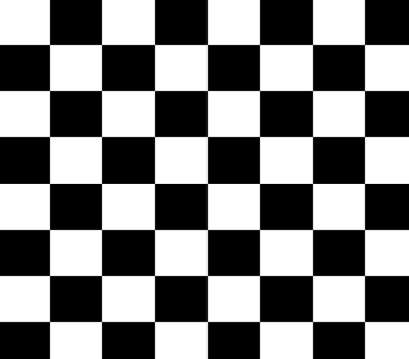
#> input picture images/squares.png, 409 x 359 px
$ jupyter execute task_3.ipynb   (older library calls are emulated)
#> lines starting #> are read from the running program, lines starting #| are printed output that depends on the picture; after the words box and inside, x2 and y2 are one past the last pixel; in counts of white or black regions, pixels touching at a corner belong together
#> further down, img is the input picture: shape (359, 409, 3); min 0, max 255, mean 127.5
### libs/harris.py
import numpy as np
import cv2
import matplotlib.pyplot as plt
from libs import filters,Sobel
def harrisCorner(image ,k):
#> called with k = 0.04
    src = np.copy(image)
    src = cv2.cvtColor(src, cv2.COLOR_BGR2GRAY)

    Ix = cv2.Sobel(src, cv2.CV_64F, 1, 0, ksize=5)
    Iy = cv2.Sobel(src, cv2.CV_64F, 0, 1, ksize=5)
    Ixx = cv2.GaussianBlur(src=Ix ** 2, ksize=(5, 5), sigmaX=0)
    Ixy = cv2.GaussianBlur(src=Iy * Ix, ksize=(5, 5), sigmaX=0)
    Iyy = cv2.GaussianBlur(src=Iy ** 2, ksize=(5, 5), sigmaX=0)

    det = Ixx *Iyy - (Ixy**2)
    trace = Ixx + Iyy
    harrisResponse = det - k * (trace **2)

    return harrisResponse

def corner2Image (image, harrisResponse , cornerThreshold = 0.01 ):
#> called with cornerThreshold = 0.05
    cop_harris = np.copy(harrisResponse)
    harrisMatrix =cv2.dilate(cop_harris,None)
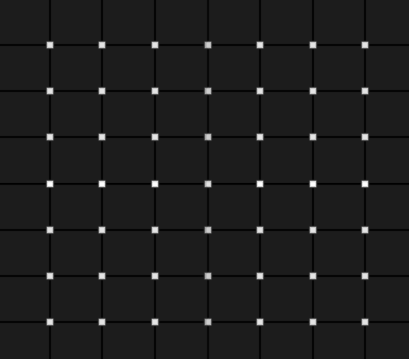
#> harrisMatrix: shape (359, 409) float64; min -1.19e+14, max 9.56e+14, mean 5.11e+12; drawn with min black and max white
    hMax  = harrisMatrix.max()
#> hMax = 9.56e+14
    corner_indices = np.array(harrisMatrix > (hMax * cornerThreshold), dtype="int8")
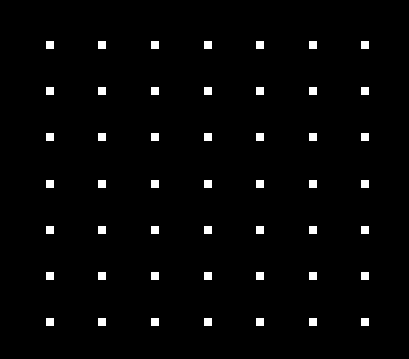
#> corner_indices: shape (359, 409) int8; values 0 (black) and 1 (white), 2.1% white; 49 white regions, largest, box (x1, y1, x2, y2) and area: (46, 41, 54, 49) 64, (98, 41, 106, 49) 64, (151, 41, 159, 49) 64
    # corner_indices = corner_indices[2:,2:]
    image[corner_indices == 1 ] = [0 , 255 ,0]
    return image

### task_3.ipynb
# Task 3
## Team 15
- Ahmed Hossam Sedky
- Ahmed Mohamed Abdelfattah
- Ehab Wahba Abdelrahman
- Mo'men Maged Mohamed
- Mohaned Alaa Ragab

**Import numpy and the required image processing functions**

*Note: cv2 is only imported to open the image and get its dimensions*

[cell 1]
# from libs import normalization, equalization, filters, noise, graphs, edge_detection, threshold
from libs import filters, edge_detection ,harris
import cv2
import numpy as np
import matplotlib.pyplot as plt
from PIL import Image

**Open the image**

[cell 2]
img = cv2.imread("images/squares.png")
b,g,r = cv2.split(img)       # get b,g,r
img = cv2.merge([r,g,b])     # switch it to rgb
copImg = np.copy(img)
harriResponse  = harris.harrisCorner(img,0.04)
cornerImage = harris.corner2Image(img, harriResponse , 0.05)

fig, axes = plt.subplots(1, 3, figsize=(15, 6))
ax = axes.ravel()

ax[0].imshow(copImg)
ax[0].set_title('Input image')
ax[0].set_axis_off()

ax[1].imshow(harriResponse ,cmap = "gray")
ax[1].set_title('Harris Response')
ax[1].axis('image')

ax[2].imshow(cornerImage)
ax[2].set_title('Corner image')
ax[2].set_axis_off()


plt.tight_layout()
plt.show()

[cell 3]
img = cv2.imread("images/building.png")
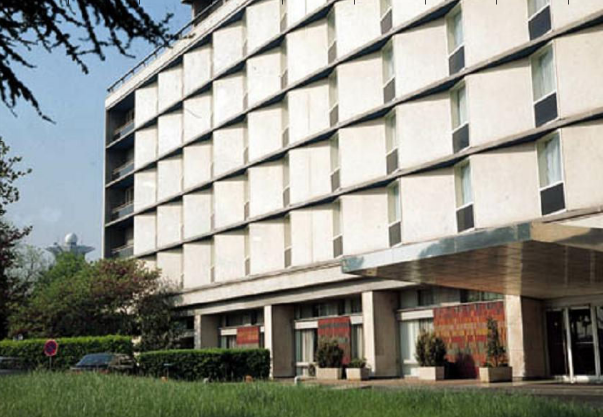
#> input picture images/building.png, 603 x 417 px
#> img is the input picture: shape (417, 603, 3); mean B, G, R 136.2, 145.5, 145.2
b,g,r = cv2.split(img)       # get b,g,r
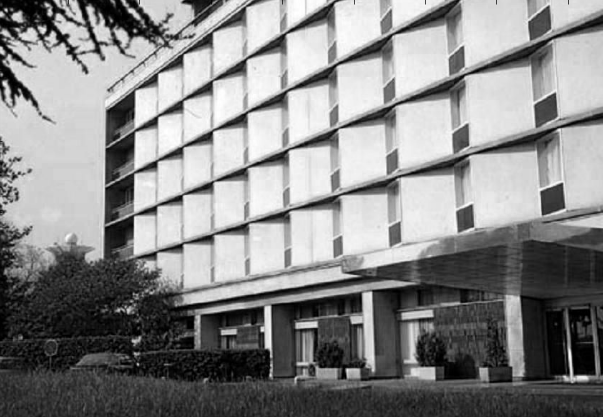
#> b: shape (417, 603); min 0, max 255, mean 136.2
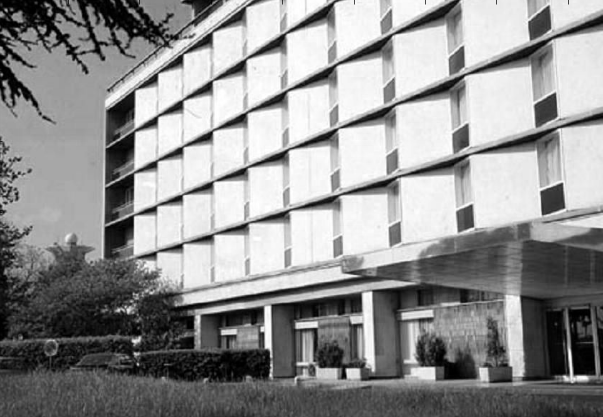
#> r: shape (417, 603); min 0, max 255, mean 145.2
img = cv2.merge([r,g,b])     # switch it to rgb
copImg = np.copy(img)
harriResponse  = harris.harrisCorner(img,0.04)
#> call 2 of harrisCorner, with k = 0.04
#> in harrisCorner (call 2), `Ixy = cv2.GaussianBlur(src=Iy * Ix, ksize=(5, 5), sigmaX=0)`:
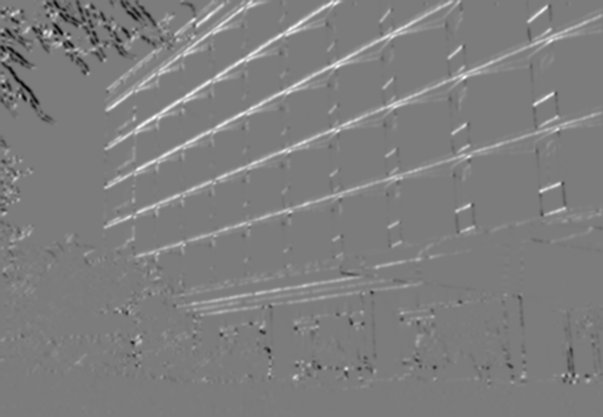
#> Ixy: shape (417, 603) float64; min -19141356.6, max 20100527.8, mean 452718; drawn with min black and max white
#> in harrisCorner (call 2), `harrisResponse = det - k * (trace **2)`:
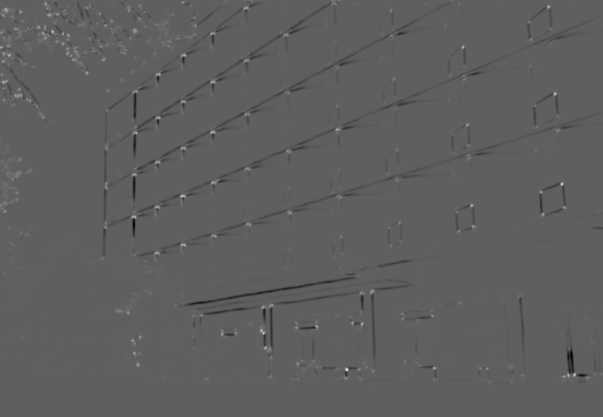
#> harrisResponse: shape (417, 603) float64; min -1.87e+14, max 3.11e+14, mean -1.11e+12; drawn with min black and max white
cornerImage = harris.corner2Image(img, harriResponse , 0.05)
#> call 2 of corner2Image, with cornerThreshold = 0.05
#> in corner2Image (call 2), `harrisMatrix =cv2.dilate(cop_harris,None)`:
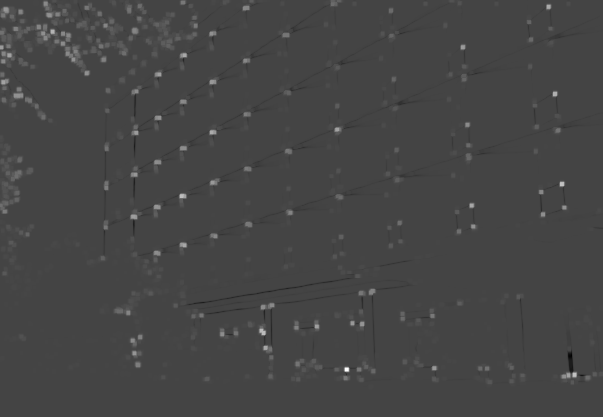
#> harrisMatrix: shape (417, 603) float64; min -1.14e+14, max 3.11e+14, mean 2.24e+12; drawn with min black and max white
#> in corner2Image (call 2), `hMax  = harrisMatrix.max()`: hMax = 3.11e+14
#> in corner2Image (call 2), `corner_indices = np.array(harrisMatrix > (hMax * cornerThreshold), dty..`:
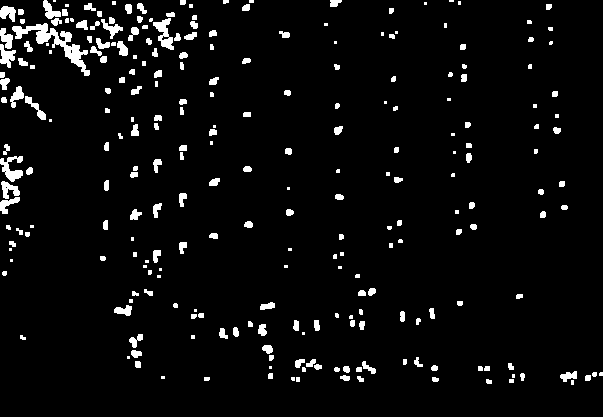
#> corner_indices: shape (417, 603) int8; values 0 (black) and 1 (white), 4.6% white; 258 white regions (73 under 20 px), largest, box (x1, y1, x2, y2) and area: (12, 23, 90, 76) 1001, (153, 18, 174, 50) 317, (0, 156, 23, 182) 306
#> in corner2Image (call 2), `image[corner_indices == 1 ] = [0 , 255 ,0]`:
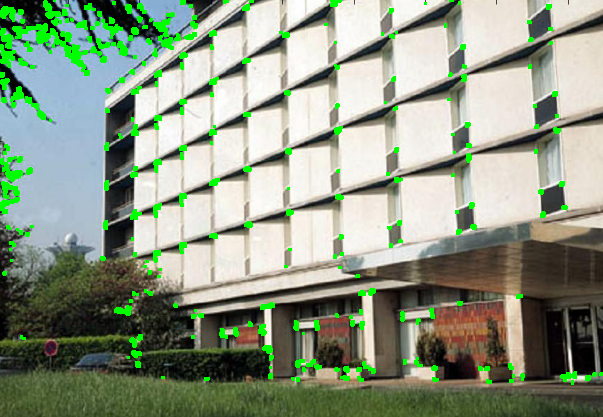
#> image: shape (417, 603, 3); mean R, G, B 140.1, 151.8, 130.8

fig, axes = plt.subplots(1, 3, figsize=(15, 6))
ax = axes.ravel()

ax[0].imshow(copImg)
ax[0].set_title('Input image')
ax[0].set_axis_off()

ax[1].imshow(harriResponse ,cmap = "gray")
ax[1].set_title('Harris Response')
ax[1].axis('image')

ax[2].imshow(cornerImage)
ax[2].set_title('Corner image')
ax[2].set_axis_off()


plt.tight_layout()
plt.show()
